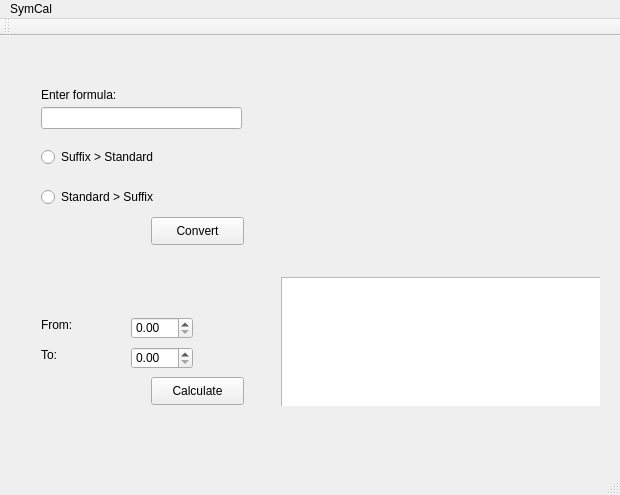
<?xml version="1.0" encoding="UTF-8"?>
<ui version="4.0">
 <class>SymCal</class>
 <widget class="QMainWindow" name="SymCal">
  <property name="geometry">
   <rect>
    <x>0</x>
    <y>0</y>
    <width>620</width>
    <height>495</height>
   </rect>
  </property>
  <property name="windowTitle">
   <string>SymCal</string>
  </property>
  <widget class="QWidget" name="centralWidget">
   <widget class="QWidget" name="gridLayoutWidget">
    <property name="geometry">
     <rect>
      <x>10</x>
      <y>20</y>
      <width>601</width>
      <height>361</height>
     </rect>
    </property>
    <layout class="QGridLayout" name="gridLayout">
     <item row="0" column="0">
      <widget class="QWidget" name="widget" native="true">
       <widget class="QWidget" name="widget_2" native="true">
        <property name="geometry">
         <rect>
          <x>259</x>
          <y>9</y>
          <width>321</width>
          <height>181</height>
         </rect>
        </property>
       </widget>
       <widget class="QTableWidget" name="tableWidget">
        <property name="geometry">
         <rect>
          <x>260</x>
          <y>210</y>
          <width>321</width>
          <height>141</height>
         </rect>
        </property>
       </widget>
       <widget class="QPushButton" name="pushButton">
        <property name="geometry">
         <rect>
          <x>130</x>
          <y>310</y>
          <width>93</width>
          <height>28</height>
         </rect>
        </property>
        <property name="text">
         <string>Calculate</string>
        </property>
       </widget>
       <widget class="QLabel" name="label">
        <property name="geometry">
         <rect>
          <x>20</x>
          <y>250</y>
          <width>55</width>
          <height>16</height>
         </rect>
        </property>
        <property name="text">
         <string>From:</string>
        </property>
       </widget>
       <widget class="QLabel" name="label_2">
        <property name="geometry">
         <rect>
          <x>20</x>
          <y>280</y>
          <width>55</width>
          <height>16</height>
         </rect>
        </property>
        <property name="text">
         <string>To:</string>
        </property>
       </widget>
       <widget class="QDoubleSpinBox" name="doubleSpinBox">
        <property name="geometry">
         <rect>
          <x>110</x>
          <y>280</y>
          <width>62</width>
          <height>22</height>
         </rect>
        </property>
       </widget>
       <widget class="QDoubleSpinBox" name="doubleSpinBox_2">
        <property name="geometry">
         <rect>
          <x>110</x>
          <y>250</y>
          <width>62</width>
          <height>22</height>
         </rect>
        </property>
       </widget>
       <widget class="QPushButton" name="pushButton_2">
        <property name="geometry">
         <rect>
          <x>130</x>
          <y>150</y>
          <width>93</width>
          <height>28</height>
         </rect>
        </property>
        <property name="text">
         <string>Convert</string>
        </property>
       </widget>
       <widget class="QRadioButton" name="radioButton">
        <property name="geometry">
         <rect>
          <x>20</x>
          <y>120</y>
          <width>161</width>
          <height>20</height>
         </rect>
        </property>
        <property name="text">
         <string>Standard &gt; Suffix</string>
        </property>
       </widget>
       <widget class="QRadioButton" name="radioButton_2">
        <property name="geometry">
         <rect>
          <x>20</x>
          <y>80</y>
          <width>161</width>
          <height>20</height>
         </rect>
        </property>
        <property name="text">
         <string>Suffix &gt; Standard</string>
        </property>
       </widget>
       <widget class="QLineEdit" name="lineEdit">
        <property name="geometry">
         <rect>
          <x>20</x>
          <y>40</y>
          <width>201</width>
          <height>22</height>
         </rect>
        </property>
       </widget>
       <widget class="QLabel" name="label_3">
        <property name="geometry">
         <rect>
          <x>20</x>
          <y>20</y>
          <width>121</width>
          <height>16</height>
         </rect>
        </property>
        <property name="text">
         <string>Enter formula:</string>
        </property>
       </widget>
      </widget>
     </item>
    </layout>
   </widget>
  </widget>
  <widget class="QMenuBar" name="menuBar">
   <property name="geometry">
    <rect>
     <x>0</x>
     <y>0</y>
     <width>620</width>
     <height>26</height>
    </rect>
   </property>
   <widget class="QMenu" name="menuSymCal">
    <property name="title">
     <string>SymCal</string>
    </property>
   </widget>
   <addaction name="menuSymCal"/>
  </widget>
  <widget class="QToolBar" name="mainToolBar">
   <attribute name="toolBarArea">
    <enum>TopToolBarArea</enum>
   </attribute>
   <attribute name="toolBarBreak">
    <bool>false</bool>
   </attribute>
  </widget>
  <widget class="QStatusBar" name="statusBar"/>
 </widget>
 <layoutdefault spacing="6" margin="11"/>
 <resources/>
 <connections/>
</ui>
